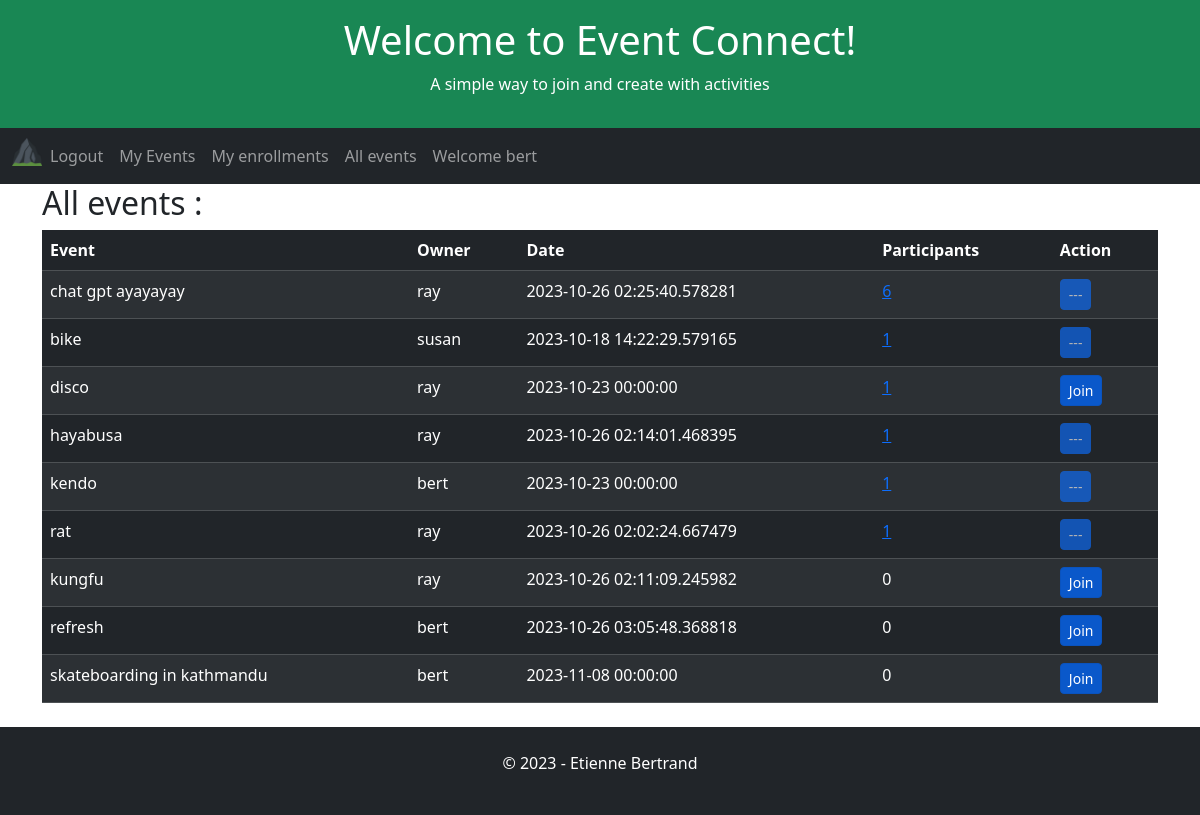
/all-events (signed in), run on the app's committed database.
### app/models.py (models this page shows, shortened)
class User(UserMixin, db.Model):
    id = db.Column(db.Integer, primary_key=True)
    username = db.Column(db.String(64), index=True, unique=True)
    email = db.Column(db.String(120), index=True, unique=True)
    password_hash = db.Column(db.String(128))

class Event(db.Model):
    id = db.Column(db.Integer, primary_key=True)
    user_id = db.Column(db.Integer, db.ForeignKey('user.id', name='fk_event_user'), nullable=False)
    title = db.Column(db.String(255), nullable=False)
    date = db.Column(db.DateTime, index=True, default=datetime.utcnow)

### app/routes.py (the view)
@app.route('/all-events', methods=['GET', 'POST', 'UPDATE'])
@login_required
def allEvents():
    global appName, appSlogan, appTitle, db
    userEnrollmentsAlias = alias(Enrollment)
    allEvents = db.session.query(
        Event.user_id,
        Event.id,
        User.username.label("owner"),
        Event.date,
        Event.title,
        userEnrollmentsAlias.c.user_id.label('can_join'),
        func.count(Enrollment.user_id).label('participants')
    ).outerjoin(User, Event.user_id == User.id
    ).outerjoin(Enrollment, Event.id == Enrollment.event_id
    ).outerjoin(userEnrollmentsAlias, and_(userEnrollmentsAlias.c.user_id == current_user.id, Event.id == userEnrollmentsAlias.c.event_id)
    ).group_by(
        Event.user_id,
        Event.date,
        Event.title,
        userEnrollmentsAlias.c.user_id
    ).order_by(
         func.count(Enrollment.user_id).label('participants').desc(),
         Event.title
    ).all()
    return render_template(
        'all-events.html',
        appName=appName,
        appTitle=appTitle,
        appSlogan=appSlogan,
        allEvents=allEvents
    )

### app/models.py (called while the page is built)
@login.user_loader
def load_user(id):
    return User.query.get(int(id))

### app/templates/all-events.html (shortened to what this page needs)
{% extends "home.html" %}
{% block content %}
    <h2>All events :</h2>
        <table class="table table-dark table-hover table-striped">
            <thead>
            <tr>
                <th>Event</th>
                <th>Owner</th>
                <th>Date</th>
                <th>Participants</th>
                <th>Action</th>
            </tr>
            </thead>
            <tbody>
                {% for event in allEvents %}
                    <tr>
                        <td>{{ event.title }}</td>
                        <td>{{ event.owner }}</td>
                        <td>{{ event.date }}</td>
                        {% if event.participants > 0 %}
                        <td><a href="{{ url_for('eventEnrollments') }}/{{event.id}}" aria-pressed="true">{{ event.participants }}</a></td>
                        {% else %}
                        <td>{{ event.participants }}</td>
                    {% endif %}
                        <td>
                            <form method="POST" action="{{ url_for('enrollment')}}">
                                {% if event.can_join == None %}
                                <button type="submit" class="btn btn-primary btn-sm active" role="button" aria-pressed="true">Join</button>
                                {% else %}
                                <button type="submit" class="btn btn-primary btn-sm disabled" role="button" aria-pressed="true">---</button>
                                {% endif %}
                            </form>
                        </td>
                    </tr>
                {% endfor %}
            </tbody>
        </table>
{% endblock %}

### app/templates/home.html (shortened to what this page needs)
<!DOCTYPE html>
<html lang="en">
<head>
    <link href="https://cdn.jsdelivr.net/npm/bootstrap@5.3.2/dist/css/bootstrap.min.css" rel="stylesheet">
</head>
<body>
    <div class="p-3 bg-success text-white text-center">
    {% if appTitle %}
        <h1>{{ appTitle }}</h1>
        {% else %}
        <h1>hard coded appTitle xyz</h1>
    {% endif %}
    {% if appSlogan %}
        <p>{{ appSlogan }}</p>
        {% else %}
        <p>hard coded appSlogan xyz</p>
    {% endif %}
    </div>
    <nav class="navbar navbar-expand-lg bg-dark navbar-dark">
        <div class="container-fluid">
            <div class="collapse navbar-collapse" id="navbarNav">
            <ul class="navbar-nav">
                <li class="nav-item">
                    <a class="nav-brand" href="{{ url_for('index') }}">
                        <img src="{{ url_for('static', filename='/favicon_io/favicon-32x32.png') }}" width="30" height="30" alt="">
                    </a>
                </li>
                {% if current_user.is_anonymous %}
                <li class="nav-item">
                <a class="nav-link" href="{{ url_for('login') }}">Login</a>
                </li>
                <li class="nav-item">
                    <a class="nav-link" href="{{ url_for('register') }}">Subscribe</a>
                </li>
                {% else %}
                <li class="nav-item">
                    <a class="nav-link" href="{{ url_for('logout') }}">Logout</a>
                </li>
                <li class="nav-item">
                    <a class="nav-link" href="{{ url_for('userEvents') }}">My Events</a>
                </li>
                <li class="nav-item">
                    <a class="nav-link" href="{{ url_for('userEnrollments') }}">My enrollments</a>
                <li class="nav-item">
                    <a class="nav-link" href="{{ url_for('allEvents') }}">All events</a>
                </li>
                <li class="nav-item">
                    <a class="nav-link" href="{{ url_for('index') }}">Welcome {{ current_user.username }}</a>
                </li>
                {% endif %}
            </ul>
            </div>
        </div>
    </nav>
    <div class="container">
        {% block content %}{% endblock %}
    </div>
    <div class="mt-4 p-4 bg-dark text-white text-center">
    <p>© 2023 - Etienne Bertrand</p>
    </div>
</body>
</html>

### data on the page
User: username "bert"
Event: title "chat gpt ayayayay", owner "ray", date "2023-10-26 02:25:40.578281", participants "6"
Event: title "bike", owner "susan", date "2023-10-18 14:22:29.579165", participants "1"
Event: title "disco", owner "ray", date "2023-10-23 00:00:00", participants "1", shows "Join"
Event: title "hayabusa", owner "ray", date "2023-10-26 02:14:01.468395", participants "1"
Event: title "kendo", owner "bert", date "2023-10-23 00:00:00", participants "1"
Event: title "rat", owner "ray", date "2023-10-26 02:02:24.667479", participants "1"
Event: title "kungfu", owner "ray", date "2023-10-26 02:11:09.245982", participants "0", shows "Join"
Event: title "refresh", owner "bert", date "2023-10-26 03:05:48.368818", participants "0", shows "Join"
Event: title "skateboarding in kathmandu", owner "bert", date "2023-11-08 00:00:00", participants "0", shows "Join"

### other printed values
{{ appTitle }} "Welcome to Event Connect!"
{{ appSlogan }} "A simple way to join and create with activities"
